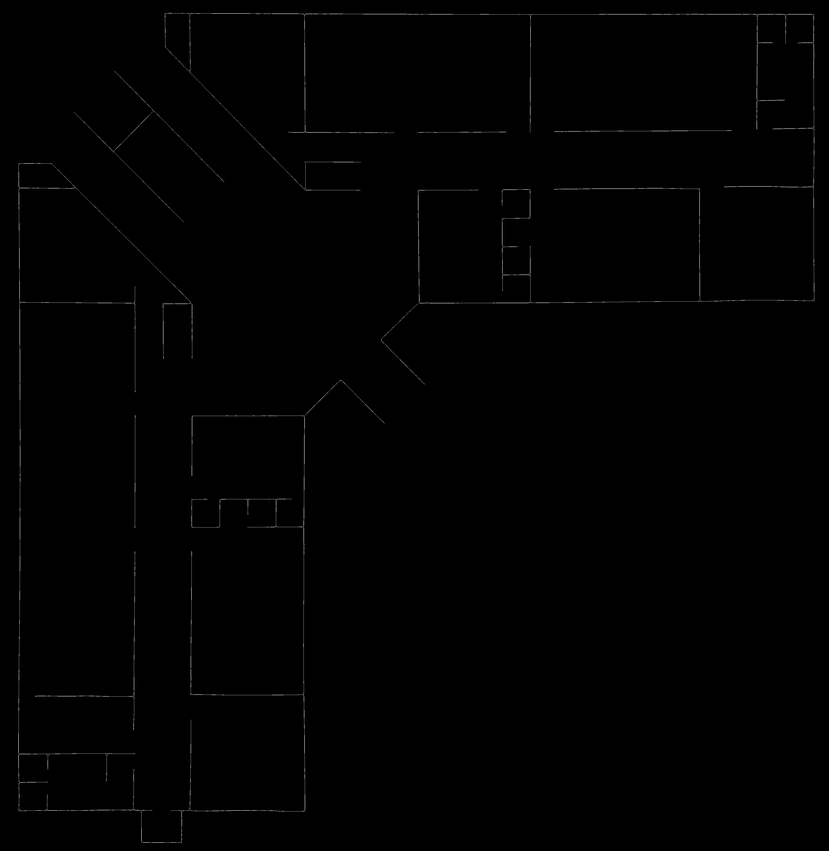
#> input picture images/skeleton.png, 829 x 851 px, shrunk from 4113 x 4222 before the run
$ python vectorize.py
#> lines starting #> are read from the running program, lines starting #| are printed output that depends on the picture; after the words box and inside, x2 and y2 are one past the last pixel; in counts of white or black regions, pixels touching at a corner belong together
import cv2
import numpy as np
import math
import json

# --- TUNING ---
MERGE_ALIGN_TOL = 20
MERGE_GAP_TOL = 50
STITCH_GAP_TOL = 60
STITCH_ALIGN_TOL = 10

# Diagonal Settings
PATH_WIDTH_TOL = 40.0      # Pixels
PATH_GAP_TOL = 100.0       # Pixels

# Snapping Tolerances
CORNER_SNAP_DIST = 45      # px
DIAG_SNAP_DIST = 60        # px
FUSE_DIST = 30             # px (Final cleanup for close points)

# --- HELPER MATH ---
def get_dist_point_to_line(px, py, x1, y1, x2, y2):
    line_mag = math.hypot(x2 - x1, y2 - y1)
    if line_mag < 1e-5: return math.hypot(px - x1, py - y1)
    val = (y2 - y1)*px - (x2 - x1)*py + x2*y1 - y2*x1
    return abs(val) / line_mag

def get_line_params(line):
    x1, y1, x2, y2 = line
    angle = math.degrees(math.atan2(y2 - y1, x2 - x1))
    if angle < 0: angle += 180
    return angle

def get_intersection(l1, l2):
    x1, y1, x2, y2 = map(float, l1)
    x3, y3, x4, y4 = map(float, l2)
    denom = (y4 - y3) * (x2 - x1) - (x4 - x3) * (y2 - y1)
    if abs(denom) < 1e-5: return None
    ua = ((x4 - x3) * (y1 - y3) - (y4 - y3) * (x1 - x3)) / denom
    return (x1 + ua * (x2 - x1), y1 + ua * (y2 - y1))

# --- 1. V/H PROCESSING ---
def merge_parallel_lines(lines, orientation='horizontal'):
    if not lines: return []
    norm_lines = [[*l] for l in lines]
    idx_align = 1 if orientation == 'horizontal' else 0
    idx_start = 0 if orientation == 'horizontal' else 1
    norm_lines.sort(key=lambda l: (l[idx_align], l[idx_start]))

    merged = []
    while norm_lines:
        current = norm_lines.pop(0)
        i = 0
        while i < len(norm_lines):
            cand = norm_lines[i]
            pos_diff = abs(current[idx_align] - cand[idx_align])
            if pos_diff <= MERGE_ALIGN_TOL:
                c_start, c_end = min(current[idx_start], current[idx_start+2]), max(current[idx_start], current[idx_start+2])
                n_start, n_end = min(cand[idx_start], cand[idx_start+2]), max(cand[idx_start], cand[idx_start+2])
                if (c_end + MERGE_GAP_TOL >= n_start) and (n_end + MERGE_GAP_TOL >= c_start):
                    new_start = min(c_start, n_start)
                    new_end = max(c_end, n_end)
                    new_pos = (current[idx_align] + cand[idx_align]) // 2
                    if orientation == 'horizontal': current = [new_start, new_pos, new_end, new_pos]
                    else:                           current = [new_pos, new_start, new_pos, new_end]
                    norm_lines.pop(i)
                    continue
            i += 1
        merged.append(current)
    return merged

def stitch_sequential_lines(lines, orientation='horizontal'):
    if not lines: return []
    idx_align = 1 if orientation == 'horizontal' else 0
    idx_start = 0 if orientation == 'horizontal' else 1
    buckets = []
    processed = [False] * len(lines)
    for i in range(len(lines)):
        if processed[i]: continue
        bucket = [lines[i]]
        processed[i] = True
        for j in range(i + 1, len(lines)):
            if processed[j]: continue
            if abs(lines[i][idx_align] - lines[j][idx_align]) < STITCH_ALIGN_TOL:
                bucket.append(lines[j])
                processed[j] = True
        buckets.append(bucket)
    final_lines = []
    for bucket in buckets:
        bucket.sort(key=lambda l: min(l[idx_start], l[idx_start+2]))
        if not bucket: continue
        curr = bucket[0]
        c_min = min(curr[idx_start], curr[idx_start+2])
        c_max = max(curr[idx_start], curr[idx_start+2])
        avg_pos = curr[idx_align]
        count = 1
        for k in range(1, len(bucket)):
            next_l = bucket[k]
            n_min = min(next_l[idx_start], next_l[idx_start+2])
            n_max = max(next_l[idx_start], next_l[idx_start+2])
            if n_min <= c_max + STITCH_GAP_TOL:
                c_max = max(c_max, n_max)
                avg_pos += next_l[idx_align]
                count += 1
            else:
                final_pos = int(avg_pos / count)
                if orientation == 'horizontal': final_lines.append([c_min, final_pos, c_max, final_pos])
                else:                           final_lines.append([final_pos, c_min, final_pos, c_max])
                curr = next_l
                c_min, c_max = n_min, n_max
                avg_pos = curr[idx_align]
                count = 1
        final_pos = int(avg_pos / count)
        if orientation == 'horizontal': final_lines.append([c_min, final_pos, c_max, final_pos])
        else:                           final_lines.append([final_pos, c_min, final_pos, c_max])
    return final_lines

# --- 2. DIAGONAL MERGE (WOBBLE LOGIC) ---
def merge_diagonals_wobble(lines):
    if not lines: return []
    current_lines = [list(map(float, l)) for l in lines]
    changed = True
    while changed:
        changed = False
        new_lines = []
        used = [False] * len(current_lines)
        current_lines.sort(key=lambda l: math.hypot(l[2]-l[0], l[3]-l[1]), reverse=True)

        for i in range(len(current_lines)):
            if used[i]: continue
            base = current_lines[i]
            used[i] = True
            bx1, by1, bx2, by2 = base
            cluster_pts = [(bx1, by1), (bx2, by2)]

            for j in range(i + 1, len(current_lines)):
                if used[j]: continue
                cand = current_lines[j]
                cx1, cy1, cx2, cy2 = cand
                angle_base = get_line_params(base)
                angle_cand = get_line_params(cand)
                diff = abs(angle_base - angle_cand)
                if diff > 170: diff = abs(diff - 180)
                if diff > 15.0: continue

                d1 = get_dist_point_to_line(cx1, cy1, bx1, by1, bx2, by2)
                d2 = get_dist_point_to_line(cx2, cy2, bx1, by1, bx2, by2)

                if d1 < PATH_WIDTH_TOL and d2 < PATH_WIDTH_TOL:
                    dist_gap = min(
                        math.hypot(cx1-bx1, cy1-by1), math.hypot(cx1-bx2, cy1-by2),
                        math.hypot(cx2-bx1, cy2-by1), math.hypot(cx2-bx2, cy2-by2)
                    )
                    if dist_gap < PATH_GAP_TOL:
                        cluster_pts.append((cx1, cy1))
                        cluster_pts.append((cx2, cy2))
                        used[j] = True
                        changed = True

            if len(cluster_pts) > 2:
                best_p1, best_p2 = cluster_pts[0], cluster_pts[0]
                max_d = 0
                for p1 in cluster_pts:
                    for p2 in cluster_pts:
                        d = (p1[0]-p2[0])**2 + (p1[1]-p2[1])**2
                        if d > max_d:
                            max_d = d
                            best_p1, best_p2 = p1, p2
                new_lines.append([best_p1[0], best_p1[1], best_p2[0], best_p2[1]])
            else:
                new_lines.append(base)
        current_lines = new_lines
    return [list(map(int, l)) for l in current_lines]

# --- 3. CONNECTION LOGIC (LOCK & KEY) ---

def connect_corners_vh_and_lock(verticals, horizontals):
    locked_points = set()
    verts = [list(l) for l in verticals]
    horzs = [list(l) for l in horizontals]

    for v in verts:
        vx, vy1, vy2 = v[0], min(v[1], v[3]), max(v[1], v[3])
        for h in horzs:
            hx1, hx2, hy = min(h[0], h[2]), max(h[0], h[2]), h[1]

            v_near_h = (abs(vy1 - hy) < CORNER_SNAP_DIST) or (abs(vy2 - hy) < CORNER_SNAP_DIST)
            h_near_v = (abs(hx1 - vx) < CORNER_SNAP_DIST) or (abs(hx2 - vx) < CORNER_SNAP_DIST)
            v_in_h = (hx1 - 10 <= vx <= hx2 + 10)
            h_in_v = (vy1 - 10 <= hy <= vy2 + 10)

            snap_pt = None

            if v_near_h and h_near_v: # L-Corner
                if abs(vy1 - hy) < abs(vy2 - hy): v[1] = hy
                else:                             v[3] = hy
                if abs(hx1 - vx) < abs(hx2 - vx): h[0] = vx
                else:                             h[2] = vx
                snap_pt = (vx, hy)

            elif v_near_h and v_in_h: # T (V hits H)
                if abs(vy1 - hy) < abs(vy2 - hy): v[1] = hy
                else:                             v[3] = hy
                snap_pt = (vx, hy)

            elif h_near_v and h_in_v: # T (H hits V)
                if abs(hx1 - vx) < abs(hx2 - vx): h[0] = vx
                else:                             h[2] = vx
                snap_pt = (vx, hy)

            if snap_pt:
                locked_points.add((int(snap_pt[0]), int(snap_pt[1])))

    return verts, horzs, locked_points

def is_locked(pt, locked_set):
    for lp in locked_set:
        if abs(pt[0]-lp[0]) < 5 and abs(pt[1]-lp[1]) < 5: return True
    return False

def snap_diagonal_ends_to_locked_corners(diagonals, locked_set):
    # Snap diagonal ends to nearby LOCKED corners
    for d in diagonals:
        for i in [0, 2]:
            dx, dy = d[i], d[i+1]
            best_dist = DIAG_SNAP_DIST
            best_lock = None
            for lx, ly in locked_set:
                dist = math.hypot(dx - lx, dy - ly)
                if dist < best_dist:
                    best_dist = dist
                    best_lock = (lx, ly)
            if best_lock:
                d[i], d[i+1] = best_lock

def snap_free_vh_to_diagonal(orthos, diagonals, locked_set):
    for o in orthos:
        for i in [0, 2]:
            ox, oy = o[i], o[i+1]
            if is_locked((ox, oy), locked_set): continue

            best_dist = DIAG_SNAP_DIST
            best_int = None

            for d in diagonals:
                inter = get_intersection(o, d)
                if inter:
                    ix, iy = inter
                    dist = math.hypot(ox - ix, oy - iy)
                    if dist < best_dist:
                        dx_min, dx_max = min(d[0], d[2]), max(d[0], d[2])
                        dy_min, dy_max = min(d[1], d[3]), max(d[1], d[3])
                        if (dx_min - 20 <= ix <= dx_max + 20) and (dy_min - 20 <= iy <= dy_max + 20):
                            best_dist = dist
                            best_int = (int(ix), int(iy))
            if best_int:
                o[i], o[i+1] = best_int

def fuse_close_endpoints(lines):
    # NEW FIX: Brute force snap for stubborn gaps (like your roof peak)
    # Checks every endpoint against every other endpoint
    points = []
    for i, l in enumerate(lines):
        points.append({'idx':i, 'pos':0, 'x':l[0], 'y':l[1]})
        points.append({'idx':i, 'pos':1, 'x':l[2], 'y':l[3]})

    for i in range(len(points)):
        for j in range(i+1, len(points)):
            p1 = points[i]
            p2 = points[j]

            # Don't fuse points of the same line
            if p1['idx'] == p2['idx']: continue

            dist = math.hypot(p1['x'] - p2['x'], p1['y'] - p2['y'])

            if dist < FUSE_DIST:
                # Snap to average
                avg_x = (p1['x'] + p2['x']) // 2
                avg_y = (p1['y'] + p2['y']) // 2

                # Update P1 in the points list AND the original line
                p1['x'], p1['y'] = avg_x, avg_y
                line1 = lines[p1['idx']]
                if p1['pos'] == 0: line1[0], line1[1] = avg_x, avg_y
                else:              line1[2], line1[3] = avg_x, avg_y

                # Update P2
                p2['x'], p2['y'] = avg_x, avg_y
                line2 = lines[p2['idx']]
                if p2['pos'] == 0: line2[0], line2[1] = avg_x, avg_y
                else:              line2[2], line2[3] = avg_x, avg_y
    return lines

def process_map_final(img_path):
#> called with img_path = 'images/skeleton.png'
    img = cv2.imread(img_path, 0)
#> img is the input picture: shape (851, 829); min 0, max 110, mean 0.9
    lines = cv2.HoughLinesP(img, 1, np.pi/180, threshold=8, minLineLength=10, maxLineGap=20)
#> lines = 412 rows, first 6: [417, 189, 637, 189], [17, 811, 19, 692], [811, 303, 811, 11], [304, 134, 304, 14], [162, 13, 814, 13], [256, 16, 816, 16]

    horizontal, vertical, others = [], [], []
    for line in lines:
        x1, y1, x2, y2 = line[0]
        angle = math.degrees(math.atan2(y2 - y1, x2 - x1))
        if angle < 0: angle += 180
        if 80 <= angle <= 100:
            avg_x = (x1 + x2) // 2
            vertical.append([avg_x, y1, avg_x, y2])
        elif angle <= 10 or angle >= 170:
            avg_y = (y1 + y2) // 2
            horizontal.append([x1, avg_y, x2, avg_y])
        else:
            others.append([x1, y1, x2, y2])
#> this loop made 412 passes
#> (x1, y1, x2, y2, angle, avg_y) on passes 1, 5, 6, 11, 13, 15, 18, 23: (417, 189, 637, 189, 0, 189), (162, 13, 814, 13, 0, 13), (256, 16, 816, 16, 0, 16), (250, 11, 451, 11, 0, 11), (16, 190, 81, 190, 0, 190), (638, 187, 674, 187, 0, 187), (553, 188, 702, 188, 0, 188), (188, 14, 815, 14, 0, 14)
#> after the loop, horizontal = 161 items, first 6: [417, 189, 637, 189], [162, 13, 814, 13], [256, 16, 816, 16], [250, 11, 451, 11], [16, 190, 81, 190], [638, 187, 674, 187]; others = 85 items, first 6: [339, 378, 385, 424], [137, 250, 194, 309], [73, 112, 183, 219], [106, 145, 184, 221], [114, 72, 224, 182], [164, 46, 265, 150]; vertical = 166 items, first 6: [18, 811, 18, 692], [811, 303, 811, 11], [304, 134, 304, 14], [20, 623, 20, 281], [191, 695, 191, 549], [135, 527, 135, 284]

    # 1. Process V/H
    final_v = merge_parallel_lines(vertical, 'vertical')
#> in merge_parallel_lines, `norm_lines = [[*l] for l in lines]`: norm_lines has the same summary as vertical in process_map_final
#> the loop in merge_parallel_lines, `while norm_lines:` made 20 passes
#> after the loop in merge_parallel_lines, `while norm_lines:`: merged = 20 items, first 6: [21, 161, 21, 813], [18, 281, 18, 811], [47, 753, 47, 812], [106, 751, 106, 782], [193, 284, 193, 845], [131, 637, 131, 795]; norm_lines = []
#> final_v has the same summary as merged in merge_parallel_lines
    final_h = merge_parallel_lines(horizontal, 'horizontal')
#> the loop in merge_parallel_lines (call 2), `while norm_lines:` made 26 passes
    final_v = stitch_sequential_lines(final_v, 'vertical')
#> the loop in stitch_sequential_lines, `for i in range(len(lines)):` made 20 passes
#> the loop in stitch_sequential_lines, `for bucket in buckets:` made 16 passes
    final_h = stitch_sequential_lines(final_h, 'horizontal')
#> the loop in stitch_sequential_lines (call 2), `for i in range(len(lines)):` made 26 passes
#> the loop in stitch_sequential_lines (call 2), `for bucket in buckets:` made 16 passes

    # 2. Connect V-H & Lock
    final_v, final_h, locked_set = connect_corners_vh_and_lock(final_v, final_h)
#> the loop in connect_corners_vh_and_lock, `for v in verts:` made 18 passes

    # 3. Process Diagonals
    final_o = merge_diagonals_wobble(others)

    # 4. Snap Diagonals to Locked Corners
    snap_diagonal_ends_to_locked_corners(final_o, locked_set)
#> the loop in snap_diagonal_ends_to_locked_corners, `for d in diagonals:` made 19 passes

    # 5. Snap Free V/H Ends -> Diagonals
    snap_free_vh_to_diagonal(final_v + final_h, final_o, locked_set)
#> the loop in snap_free_vh_to_diagonal, `for o in orthos:` made 36 passes

    # 6. FUSE (The Fix for Stubborn Gaps)
    all_lines = final_v + final_h + final_o
    all_lines = fuse_close_endpoints(all_lines)
#> the loop in fuse_close_endpoints, `for i, l in enumerate(lines):` made 55 passes
#> l on passes 1 to 8: [19, 188, 19, 812], [47, 782, 47, 812], [106, 754, 106, 812], [190, 13, 190, 44], [193, 305, 193, 842], [131, 637, 131, 812], [146, 100, 146, 114], [165, 13, 165, 13]
#> the loop in fuse_close_endpoints, `for i in range(len(points)):` made 110 passes

    # Export
    vis_img = cv2.cvtColor(img, cv2.COLOR_GRAY2BGR)
    json_data = []

    for line in all_lines:
        x1, y1, x2, y2 = map(int, line)
        color = (0, 255, 0) if (x1==x2 or y1==y2) else (0, 0, 255)
        cv2.line(vis_img, (x1, y1), (x2, y2), color, 2)
        cv2.circle(vis_img, (x1, y1), 3, (0, 0, 255), -1)
        cv2.circle(vis_img, (x2, y2), 3, (0, 0, 255), -1)
        json_data.append({"x1": x1, "y1": y1, "x2": x2, "y2": y2})
#> this loop made 55 passes
#> line on passes 1 to 8: [19, 188, 40, 812], [47, 764, 36, 812], [124, 754, 124, 812], [177, 13, 190, 44], [193, 305, 193, 842], [131, 637, 121, 812], [138, 93, 140, 97], [172, 13, 170, 13]
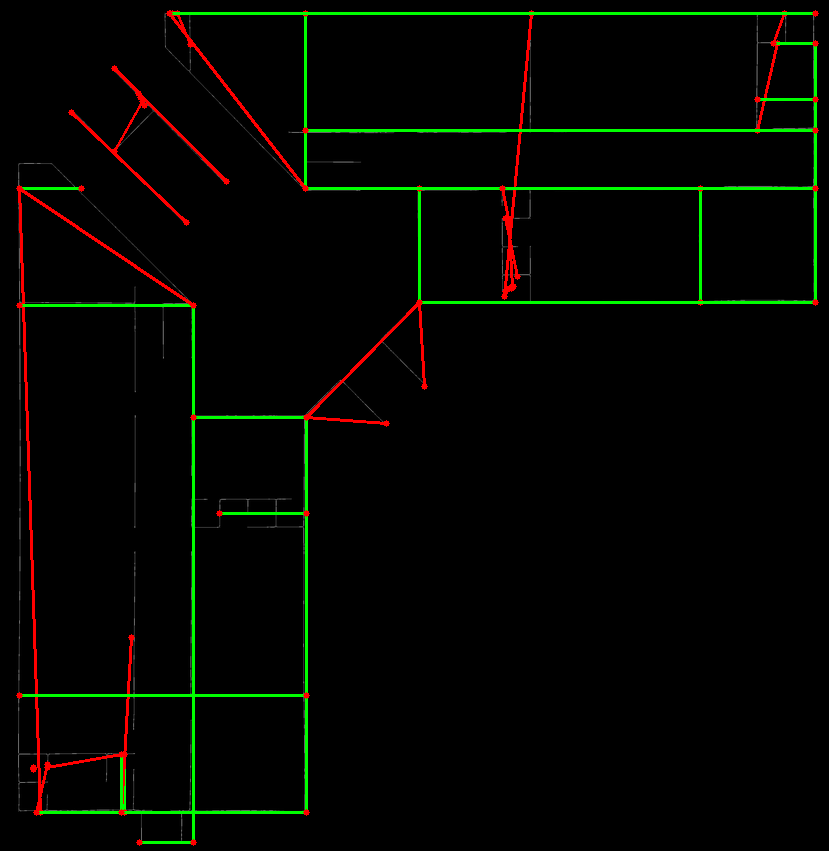
#> vis_img: shape (851, 829, 3); 3.27% of pixels changed, all inside (x1, y1, x2, y2) = (16, 10, 819, 846)

    cv2.imwrite('images/floor_2.5_fused.jpg', vis_img)
    with open('json/floor_2.5_fused.json', 'w') as f:
        json.dump(json_data, f, indent=2)

process_map_final('images/skeleton.png')
